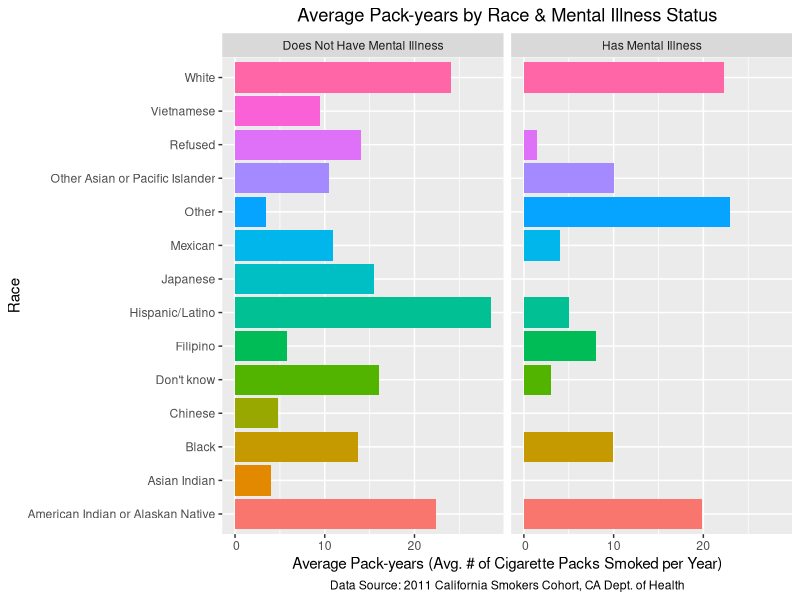

Write R code to recreate this figure.
## ---- chunk 1
library(tidyverse)
library(knitr)
library(kableExtra)

#Insert previous code with updated datasets 
race_data <-read_csv("ca_csc_outcome_race_data.csv",
            col_select = c(ID, NERVOUS, WORRYING, PROBINTR,
                           PROBDOWN, ASTHMA, HEARTDIS,
                           DIABETES, OTHMENILL, race01, race02, race03,
                           race04, race05, race06, race07, race08,
                           race09, race10, race11, race12, race13,
                           race14, race15),
            na = c("", "NA", "NA/Not Applicable", "N/A", "n/a",
                   "(DO NOT READ) NA/Not Applicable",
                   "(DO NOT READ) Refused",
                   "(DO NOT READ) Don't know"))

smoker_data <- read_csv("ca_csc_smoker_data.csv",
            col_select = c(psraid, smokstat, WHEREBUY, BUYCALIF,
                           HOWMANY, SMOK6NUM, SMOK6UNI),
            na = c("", "NA", "NA/Not Applicable", "N/A", "n/a",
                   "(DO NOT READ) NA/Not Applicable",
                   "(DO NOT READ) Refused",
                   "(DO NOT READ) Don't know"))

#Changed casing for variables from capitals to lowercase in both dataframes
#of race_data and smoker_data
names(race_data) <- tolower(names(race_data))
names(smoker_data) <- tolower(names(smoker_data))

#Re-coded "100 or more cigarettes" to "100" for future pack-year calculations
#once the variable `howmany` is converted from character to numeric data type
smoker_data$howmany <- recode(smoker_data$howmany,
                              "100 or more cigarettes" = "100")

#Changed the data type of `howmany` from character to numeric in order to
#perform calculations for pack-years later
smoker_data$howmany <- as.numeric(smoker_data$howmany)

#Re-coded "In military commissaries, or" to "In military commissaries", as well
#as "Somewhere else (SPECIFY)?" to "Somewhere else" to make
#response option more understandable when displayed for the variable `wherebuy`.
smoker_data$wherebuy <- recode(smoker_data$wherebuy,
                  "In military commissaries, or" = "In military commissaries",
                  "Somewhere else (SPECIFY)?" = "Somewhere else")

#Created new variable `race` to combine variables race01:race15 into one column. 
race_data_2 <- race_data %>%
  mutate(race = case_when(race01 == "Yes" ~ "White",
        race02 == "Yes" ~ "Black",
        race03 == "Yes" ~ "Japanese",
        race04 == "Yes" ~ "Chinese",
        race05 == "Yes" ~ "Filipino",
        race06 == "Yes" ~ "Korean",
        race07 == "Yes" ~ "Other Asian or Pacific Islander",
        race08 == "Yes" ~ "American Indian or Alaskan Native",
        race09 == "Yes" ~ "Mexican",
        race10 == "Yes" ~ "Hispanic/Latino",
        race11 == "Yes" ~ "Other",
        race12 == "Yes" ~ "Vietnamese",
        race13 == "Yes" ~ "Asian Indian",
        race14 == "Yes" ~ "Refused",
        race15 == "Yes" ~ "Don't know")) %>%
  select(-(race01:race15))

#Created new variable "packs_per_day" for future calculations for pack-years
smoker_data_2 <- smoker_data %>% mutate(packs_per_day = howmany/20)

## ---- chunk 2
#We calculated pack-years, which is given by the formula of
#pack-years = # of packs of cigarettes smoked per day * years a person has smoked.
#This calculation led to the creation of a new variable called `pack_years`.
#`pack_years` was created conditionally based on the three different time units
#as determined by the existing variable `smok6uni`, which are: "Days", "Months",
#and "Years". To change the unit of "Days" to years, we set up a conditional
#statement in the code to divide `smok6num` by 365 before multiplying the result
#by `packs_per_day` to get pack-years. Similarly, to change the unit of "Months"
#to years, we set up a conditional statement in the code to divide `smok6num`
#by 12 before multiplying the result by `packs_per_day` to get pack-years. For
#`smok6uni` observations that have the value "Years", we just multiplied
#`smok6num` by `packs_per_day` to get pack-years directly. We assigned
#this overall change in the data frame smoker_data_2 to a new data frame
#called smoker_data_3, which includes the new variable `pack_years`.

smoker_data_3 <- smoker_data_2 %>%
  mutate(pack_years =
           case_when(smok6uni == "Days" ~ packs_per_day*(smok6num/365),
                     smok6uni == "Months" ~ packs_per_day*(smok6num/12),
                     smok6uni == "Years" ~ packs_per_day*(smok6num)))

#We then rounded `pack_years` to the nearest whole number for all observations.

smoker_data_3$pack_years <- round(smoker_data_3$pack_years, 0)

## ---- chunk 3

#In order to join our two cleaned data sets together, we first had to remove the
#strings of 'DIS' and 'STAT' from the `id` column of race_data_2 by using gsub().
#We overwrote these changes in the race_data_2 data frame and viewed these new
#changes to make sure the `id` variable only contains numbers and no
#characters.

race_data_2$id <- gsub('[DISSTAT]', '', race_data_2$id)

#Next, looking at the smoker_data_3 data frame, we see that the `psraid`
#variable contains each study participant's unique ID number, but the variable
#is a numeric data type. On the other hand, `id` from the race_data_2
#data frame is a character data type. We needed to convert `psraid` then from
#character to numeric data type because 1) `psraid` is an identifier rather than
#a numeric value to mathematically manipulate even if it does contain numbers
#and 2) in order to perform a join, the two variables must be the same data
#type.

smoker_data_3$psraid <- as.character(smoker_data_3$psraid)

#Afterward, we performed an inner join between race_data_2 and
#smoker_data_3 by each study participant's unique ID number, which is
#represented by `id` in race_data_2 and `psraid` in smoker_data_3. We
#chose to do an inner join because we wanted to select participants that
#exist in each of our two data sets for our final data frame.
#We assigned this join to a new data frame called joined_smoking_df.

joined_smoking_df <- inner_join(x = race_data_2, y = smoker_data_3,
                                by=c("id" = "psraid"))

## ---- chunk 4

#Table for avg pack-years per disease for smokers who have a disease
t_avg_pack_years_disease <- joined_smoking_df %>%
  mutate(disease = case_when(asthma == "Yes" ~ "Asthma",
                            heartdis == "Yes" ~ "Heart Disease",
                            diabetes == "Yes" ~ "Diabetes",
                            othmenill == "Yes" ~ "Mental Illness")) %>%
  select(disease, pack_years) %>%
  filter(!is.na(pack_years), !is.na(disease)) %>%
  group_by(disease) %>%
  summarize(avg_pack_years = round(sum(pack_years)/n(), 0))


#Kable table for avg pack-years per disease for smokers who have a disease
#(produced below)
kable(t_avg_pack_years_disease, 
booktabs=T, 
col.names=c("Disease", "Average Pack-years"),  
align='lcccc', 
caption= 'Average Pack-years for Smokers Who Have a Disease') %>%
kable_styling(full_width = T) %>%
kable_styling(latex_options = "hold_position") %>%
footnote(general = "Data Source: 2011 California Smokers Cohort, CA Dept. of Health")

## ---- chunk 5

#We first created a subset of the data frame joined_smoking_df for our disease of
#interest, mental illness, called avg_pack_years_race_othmenill. This subset
#includes only the variable of `race` and average values of the variable
#`pack_years` pertaining to mental illness status. The purpose of creating this
#subset is to simplify the process of creating a graph in the next step by
#showing only the relevant information we need.

avg_pack_years_race_othmenill <- joined_smoking_df %>%
  filter(!is.na(pack_years)) %>%
  group_by(race, othmenill) %>%
  summarize(avg_pack_years = sum(pack_years)/n())


#We then created a bar graph representing avg_pack_years_race_othmenill excluding
#NA values in the variables `othmenill` and `avg_pack_years` since we have
#determined that the NA values do not present valuable information for our
#analyses.

avg_pack_years_race_othmenill %>%
  drop_na(c(othmenill, avg_pack_years)) %>%
  ggplot(aes(x = race, y = avg_pack_years)) +
  geom_bar(aes(fill=race), stat="identity", position = "dodge") +
  coord_flip() +
  guides(fill = "none") +
  labs(x = "Race",
       y = "Average Pack-years (Avg. # of Cigarette Packs Smoked per Year)",
  title = "Average Pack-years by Race & Mental Illness Status",
  caption = "Data Source: 2011 California Smokers Cohort, CA Dept. of Health") +
  scale_y_continuous(labels = function(x) format(x,big.mark=",",
                                                     scientific=FALSE)) +
  facet_wrap(~ othmenill, labeller = labeller(othmenill =
                                      c("No" = "Does Not Have Mental Illness",
                                        "Yes" = "Has Mental Illness"))) +
  theme(plot.title = element_text(hjust = 0.5),
        plot.caption = element_text(hjust = 0.5))
       
